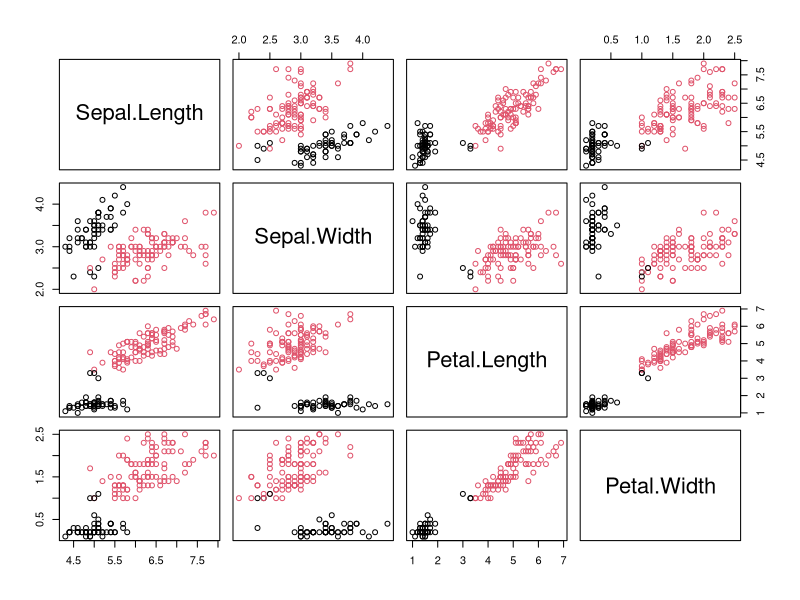

Generate this figure with R:
library(mlbench)
library(e1071)

data("iris")

x<- iris[,-5]

cl<-kmeans(x,2, nstart = 20)
print(cl)

plot(x,col=cl$cluster)

cl$cluster
cl$size